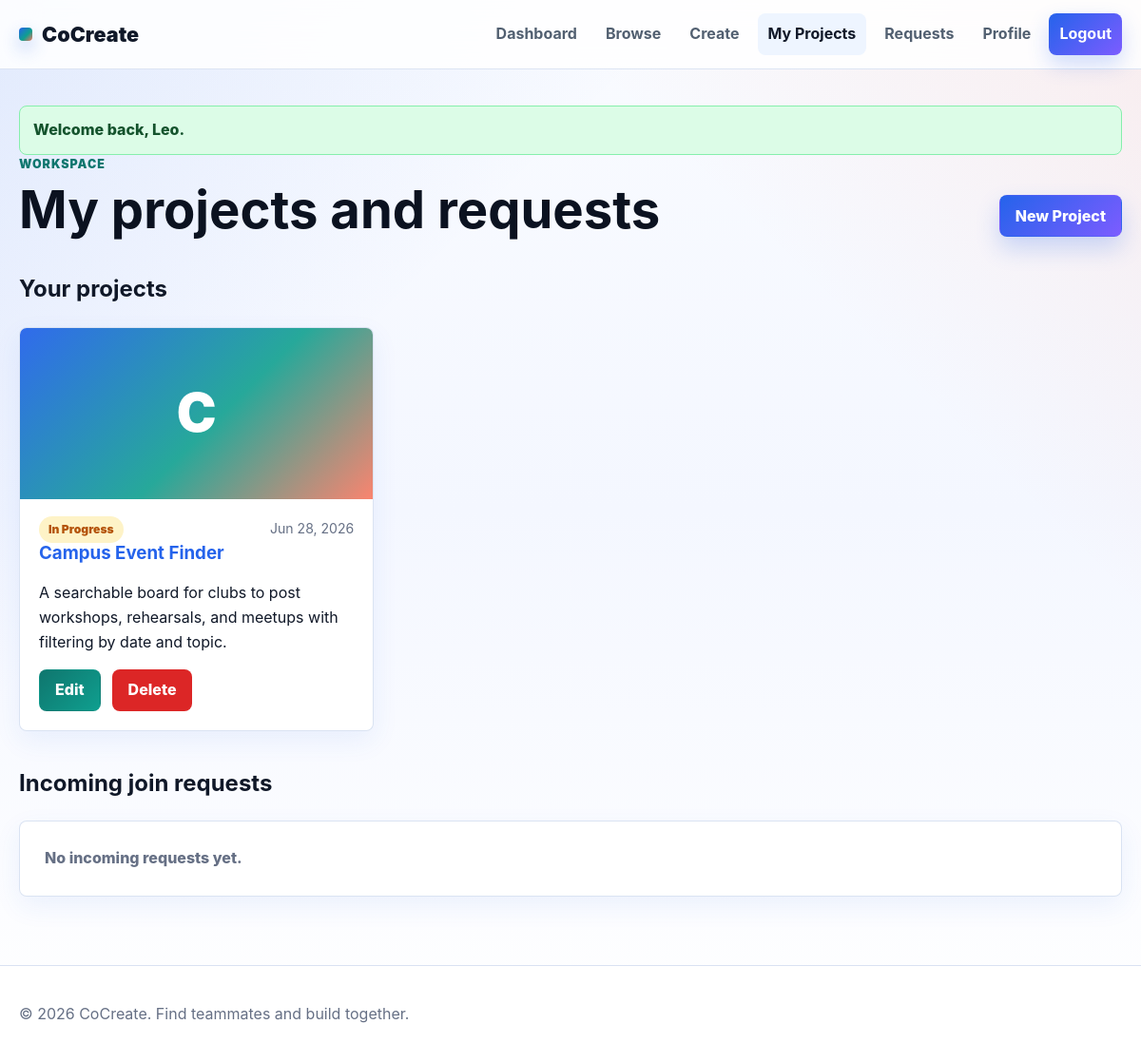
Screenshot of /pages/my_projects.php (signed in) with the database file from the repository.
### tables this page shows
CREATE TABLE projects (
  project_id INT UNSIGNED AUTO_INCREMENT PRIMARY KEY,
  user_id INT UNSIGNED NOT NULL,
  project_title VARCHAR(180) NOT NULL,
  description TEXT NOT NULL,
  required_skills TEXT NOT NULL,
  category VARCHAR(120) NOT NULL,
  project_status ENUM('open', 'in_progress', 'completed') NOT NULL DEFAULT 'open',
  project_image VARCHAR(255) DEFAULT NULL,
  created_at TIMESTAMP NOT NULL DEFAULT CURRENT_TIMESTAMP,
  CONSTRAINT fk_projects_user
    FOREIGN KEY (user_id) REFERENCES users(user_id)
    ON DELETE CASCADE ON UPDATE CASCADE
);

### includes/session.php (called while the page is built, shortened)
<?php
function e($value): string
{
    return htmlspecialchars((string)($value ?? ''), ENT_QUOTES, 'UTF-8');
}
function status_label(string $status): string
{
    return ucwords(str_replace('_', ' ', $status));
}
function excerpt(?string $text, int $length = 140): string
{
    $text = trim((string)$text);
    if (function_exists('mb_strimwidth')) {
        return mb_strimwidth($text, 0, $length, '...', 'UTF-8');
    }
    return strlen($text) > $length ? substr($text, 0, $length - 3) . '...' : $text;
}

### pages/my_projects.php (the view, shortened to what this page needs)
<?php
require_once __DIR__ . '/../includes/session.php';
require_once __DIR__ . '/../includes/db.php';
$uid = current_user_id();
$projectStmt = $pdo->prepare('SELECT * FROM projects WHERE user_id = ? ORDER BY created_at DESC');
$projectStmt->execute([$uid]);
$projects = $projectStmt->fetchAll();
$requestStmt = $pdo->prepare('SELECT jr.*, p.project_title, u.firstname, u.lastname, u.username, u.email, u.skills FROM join_requests jr JOIN projects p ON p.project_id = jr.project_id JOIN users u ON u.user_id = jr.user_id WHERE p.user_id = ? ORDER BY jr.created_at DESC');
$requestStmt->execute([$uid]);
$requests = $requestStmt->fetchAll();
require_once __DIR__ . '/../includes/header.php';
?>
<section class="page-head">
  <div>
    <p class="eyebrow">Workspace</p>
    <h1>My projects and requests</h1>
  </div>
  <a class="btn btn-primary" href="create_project.php">New Project</a>
</section>
<section class="section">
  <h2>Your projects</h2>
  <div class="cards-grid">
    <?php foreach ($projects as $project): ?>
      <article class="card project-card">
        <a class="project-image-link" href="project.php?id=<?= (int)$project['project_id'] ?>">
          <?php if (!empty($project['project_image'])): ?>
            <img class="project-image" src="../<?= e($project['project_image']) ?>" alt="<?= e($project['project_title']) ?>">
          <?php else: ?>
            <span class="project-image project-image-placeholder"><?= e(substr($project['project_title'], 0, 1)) ?></span>
          <?php endif; ?>
        </a>
        <div class="card-meta">
          <span class="status status-<?= e($project['project_status']) ?>"><?= e(status_label($project['project_status'])) ?></span>
          <span><?= e(date('M j, Y', strtotime($project['created_at']))) ?></span>
        </div>
        <h3><a href="project.php?id=<?= (int)$project['project_id'] ?>"><?= e($project['project_title']) ?></a></h3>
        <p><?= e(excerpt($project['description'], 130)) ?></p>
        <div class="button-row">
          <a class="btn btn-secondary" href="edit_project.php?id=<?= (int)$project['project_id'] ?>">Edit</a>
          <form method="post" data-confirm="Delete this project? This cannot be undone.">
            <button class="btn btn-danger" type="submit">Delete</button>
          </form>
        </div>
      </article>
    <?php endforeach; ?>
  </div>
</section>
<section class="section">
  <h2>Incoming join requests</h2>
  <?php if (!$requests): ?>
    <div class="empty-state">No incoming requests yet.</div>
  <?php endif; ?>
</section>
<?php
require_once __DIR__ . '/../includes/footer.php';
?>

### assets/css/styles.css (style rules this page uses)
:root { --bg: #f4f7ff; --bg-warm: #fff7f1; --surface: #ffffff; --surface-soft: #f8fbff; --ink: #101828; --muted: #667085; --line: #d9e2f2; --primary: #2563eb; --primary-dark: #1e40af; --secondary: #0f9f8f; --secondary-dark: #0f766e; --coral: #f9735b; --lavender: #7c5cff; --danger: #dc2626; --warning: #b45309; --success: #15803d; --shadow: 0 18px 48px rgba(16, 24, 40, 0.1); --shadow-soft: 0 10px 28px rgba(37, 99, 235, 0.08); --radius: 8px; }
* { box-sizing: border-box; }
body { margin: 0; min-height: 100vh; color: var(--ink); background: linear-gradient(135deg, rgba(37, 99, 235, 0.11), transparent 32%), linear-gradient(225deg, rgba(249, 115, 91, 0.1), transparent 28%), linear-gradient(180deg, #f9fbff 0%, var(--bg) 48%, #ffffff 100%); font-family: Inter, ui-sans-serif, system-ui, -apple-system, BlinkMacSystemFont, "Segoe UI", sans-serif; line-height: 1.6; }
a { color: var(--primary); text-decoration: none; }
.hero-actions, .button-row { display: flex; flex-wrap: wrap; align-items: center; gap: 12px; }
.section { margin-top: 36px; }
.section-head, .page-head { display: flex; align-items: end; justify-content: space-between; gap: 18px; margin-bottom: 20px; }
.section-head h2, .page-head h1 { margin: 0; color: #0b1220; line-height: 1.08; }
.page-head h1 { font-size: clamp(2rem, 5vw, 3.4rem); }
.eyebrow { margin: 0 0 8px; color: var(--secondary-dark); font-size: 0.78rem; font-weight: 900; letter-spacing: 0.08em; text-transform: uppercase; }
.cards-grid { display: grid; grid-template-columns: repeat(3, minmax(0, 1fr)); gap: 20px; }
.card, .stat, .empty-state, .filter-bar, .table-wrap { border: 1px solid rgba(217, 226, 242, 0.95); border-radius: var(--radius); background: rgba(255, 255, 255, 0.96); box-shadow: var(--shadow-soft); }
.card { padding: 22px; }
.card h2, .card h3 { margin-top: 0; line-height: 1.18; }
.project-card { display: flex; min-height: 390px; overflow: hidden; padding: 0; flex-direction: column; }
.project-card > :not(.project-image-link) { margin-left: 20px; margin-right: 20px; }
.project-card > .card-meta { margin-top: 18px; }
.project-card > .btn, .project-card > .button-row { margin-top: auto; margin-bottom: 20px; }
.project-card p { margin-top: 0; }
.project-image-link { display: block; color: inherit; }
.project-image { width: 100%; height: 180px; object-fit: cover; background: #e8eef9; }
.project-image-placeholder, .detail-image-placeholder, .table-project span { display: grid; place-items: center; color: #fff; background: linear-gradient(135deg, rgba(37, 99, 235, 0.95), rgba(15, 159, 143, 0.9) 55%, rgba(249, 115, 91, 0.88)); font-size: 3.5rem; font-weight: 950; text-transform: uppercase; }
.card-meta { display: flex; align-items: center; justify-content: space-between; gap: 12px; color: var(--muted); font-size: 0.88rem; }
.status { display: inline-flex; align-items: center; min-height: 28px; padding: 4px 10px; border-radius: 999px; font-size: 0.76rem; font-weight: 900; text-transform: capitalize; }
.status-in_progress, .status-pending { color: var(--warning); background: #fef3c7; }
.btn { display: inline-flex; align-items: center; justify-content: center; min-height: 44px; padding: 10px 16px; border: 1px solid transparent; border-radius: var(--radius); cursor: pointer; font: inherit; font-weight: 850; line-height: 1.1; text-decoration: none; transition: transform 0.16s ease, box-shadow 0.16s ease, background 0.16s ease; }
.btn-primary { color: #fff; background: linear-gradient(135deg, var(--primary), var(--lavender)); box-shadow: 0 12px 24px rgba(37, 99, 235, 0.22); }
.btn-secondary { color: #fff; background: linear-gradient(135deg, var(--secondary-dark), var(--secondary)); }
.btn-danger { color: #fff; background: var(--danger); }
.empty-state { padding: 26px; color: var(--muted); font-weight: 800; }

### rows the page displays
projects: project_title "C", project_status "In Progress", created_at "Jun 28, 2026", project_title "Campus Event Finder", description "A searchable board for clubs to post workshops, rehearsals, and meetups with filtering by date and topic."

### other values shown
$message "Welcome back, Leo."
